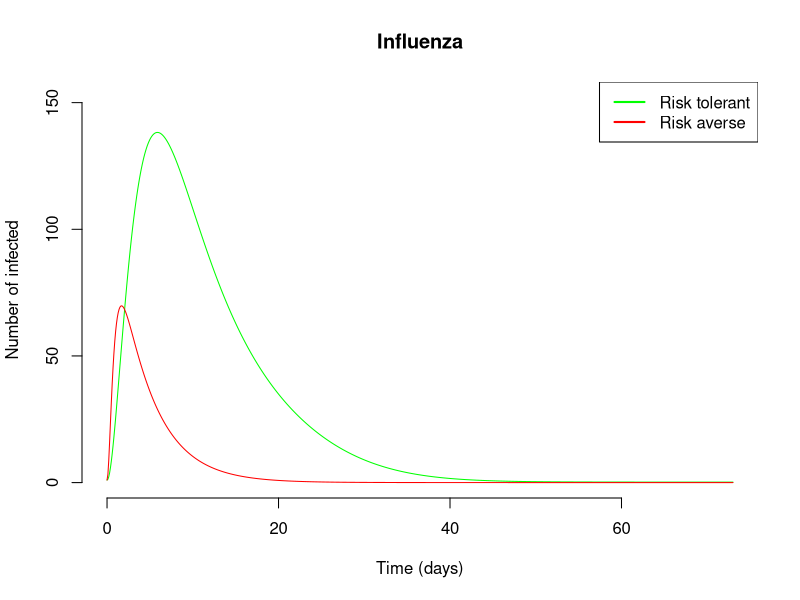
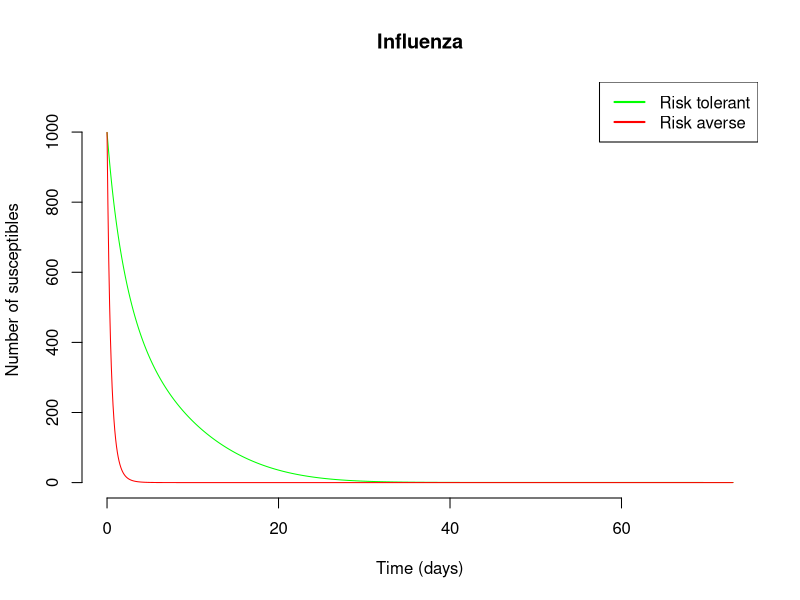

R code for these plots, in order:
library(deSolve)# Load libary to be used for numerical integration

seirv_params <- list(
  a = 5.1,
  beta_AA = 2.1,
  beta_AT = 0.2,
  beta_TA = 0.2,
  beta_TT = 0.1,
  gamma = 1/4,#incubation rate 
  tau = 1/365,#loss immunity rate
  delta = 1/10,#recovery rate
  nu = 1/(0.4*365),#vaccination rate
  b = 1/(70*365),#birth rate
  epsilon = 0.1#disease death rate 
)

#Initial state
flu_zero <- c(S_A = 999, E_A = 0, I_A = 1, R_A = 0, V_A = 0,
              S_T = 999, E_T = 0, I_T = 1, R_T = 0, V_T = 0)


fn.control <- function(t, cMax, cRate, cHalf){
  min(1,1-cMax/(1+exp(-cRate*(t-cHalf))))
}

seirv <- function(t, y, parms){
  with(c(as.list(y), parms), {
    N_A <- S_A + E_A + I_A + R_A + V_A
    N_T <- S_T + E_T + I_T + R_T + V_T
    N <- N_A + N_T; I <- I_A+I_T
    mu = b#background death rate
    # lambda_AA <- beta_AA*I_A/N_A; lambda_TA <- beta_TA*I_T/N_T;
    # lambda_TT <- beta_TT*I_T/N_T; lambda_AT <- beta_AT*I_A/N_A;
    # lambda_AA <- beta_AA * exp(-a*I_A/N_A); lambda_TA <- beta_TA * exp(-a*I_T/N_T);
    # lambda_TT <- beta_TT * exp(-a*I_T/N_T); lambda_AT <- beta_AT * exp(-a*I_A/N_A);
    lambda_AA <- beta_AA * exp(-a*I/N); lambda_TA <- beta_TA * exp(-a*I/N);
    lambda_TT <- beta_TT * exp(-a*I/N); lambda_AT <- beta_AT * exp(-a*I/N);
    #
    # FOI_AA <- lambda_AA * fn.control(t,1.0, 0.2,0.5) * (I_A+I_T)/(N_A+N_T); FOI_TA <- lambda_TA * fn.control(t,1.0, 0.2,0.5) * (I_A+I_T)/(N_A+N_T);
    # FOI_TT <- lambda_TT * fn.control(t,1.0, 0.2,0.5) * (I_A+I_T)/(N_A+N_T); FOI_AT <- lambda_AT * fn.control(t,1.0, 0.2,0.5) * (I_A+I_T)/(N_A+N_T);
    # FOI_AA <- lambda_AA * I/N; FOI_TA <- lambda_TA * I_T/N;
    # FOI_TT <- lambda_TT * I/N; FOI_AT <- lambda_AT * I_A/N;
    # risk averse
    dS_Adt <- (b*N_A + tau * V_A) - (mu + nu + lambda_AA + lambda_TA)*S_A
    dE_Adt <- (lambda_AA + lambda_TA) * S_A - (gamma + mu) * E_A
    # dS_Adt <- (b*N_A + tau * V_A) - (mu + nu + FOI_AA + FOI_TA)*S_A
    # dE_Adt <- (FOI_AA + FOI_TA) * S_A - (gamma + mu) * E_A
    dI_Adt <- gamma * E_A - (delta + beta_AA + beta_AT + epsilon + mu) * I_A
    dR_Adt <- delta * I_A - mu * R_A
    dV_Adt <- nu * S_A - (tau + mu) * V_A
    #risk tolerant
    dS_Tdt <- (b*N_T + tau * V_T) - (mu + nu + lambda_TT + lambda_AT)*S_T
    dE_Tdt <- (lambda_TT + lambda_AT) * S_T - (gamma + mu) * E_T
    # dS_Tdt <- (b*N_T + tau * V_T) - (mu + nu + FOI_TT + FOI_AT)*S_T
    # dE_Tdt <- (FOI_TT + FOI_AT) * S_T - (gamma + mu) * E_T
    dI_Tdt <- gamma * E_T - (delta + beta_TT + beta_TA + epsilon + mu) * I_T
    dR_Tdt <- delta * I_T - mu * R_T
    dV_Tdt <- nu * S_T - (tau + mu) * V_T
    return(list(c(dS_Adt, dE_Adt, dI_Adt, dR_Adt, dV_Adt, dS_Tdt, dE_Tdt, dI_Tdt, dR_Tdt, dV_Tdt)))
  })
}

seirv(0.1, flu_zero, seirv_params)

#Set the time
num_years <- 0.2
time.out <- seq(0, num_years*365, by=0.1)

ts_seirv <- data.frame(lsoda(
  y = flu_zero,               # Initial conditions for population
  times = time.out,             # Timepoints for evaluation
  func = seirv,                   # Function to evaluate
  parms = seirv_params      # Vector of parameters
))


max_y <- max(c(max(ts_seirv$I_T), max(ts_seirv$I_A)))


plot(ts_seirv$time,               # Time on the x axis
     ts_seirv$I_T,                  # Number infected (I) on the y axis
     xlab = "Time (days)",     # Label the x axis
     ylab = "Number of infected",  # Label the y axis
     main = "Influenza",    # Plot title
     xlim = c(0, num_years*365),           #
     ylim = c(0, max_y * 1.1),
     col="green",
     type = "l",                # Use a line plot
     bty = "n")                 # Remove the box around the plot


lines(ts_seirv$time, ts_seirv$I_A, col="red")

legend("topright", legend = c("Risk tolerant", "Risk averse"), col = c("green", "red"), lwd = 2)

max_y <- max(c(max(ts_seirv$S_T), max(ts_seirv$S_A)))

plot(ts_seirv$time,               # Time on the x axis
     ts_seirv$S_T,                  # Number infected (I) on the y axis
     xlab = "Time (days)",     # Label the x axis
     ylab = "Number of susceptibles",  # Label the y axis
     main = "Influenza",    # Plot title
     xlim = c(0, num_years*365),           #
     ylim = c(0, max_y * 1.1),
     col="green",
     type = "l",                # Use a line plot
     bty = "n")                 # Remove the box around the plot


lines(ts_seirv$time, ts_seirv$S_A, col="red")

legend("topright", legend = c("Risk tolerant", "Risk averse"), col = c("green", "red"), lwd = 2)

##
# Plot the results
# out_long <- tidyr::pivot_longer(ts_seirv, cols = -time, names_to = "compartment", values_to = "value")
# 
# ggplot(out_long, aes(x = time, y = value, color = compartment)) +
#   geom_line() +
#   theme_bw()+
#   labs(title = "SEIR Model with Vaccination for Two Populations",
#        x = "Time (days)", y = "Number of individuals") +
#   theme_minimal()
# 
# head(ts_seirv, 20)
